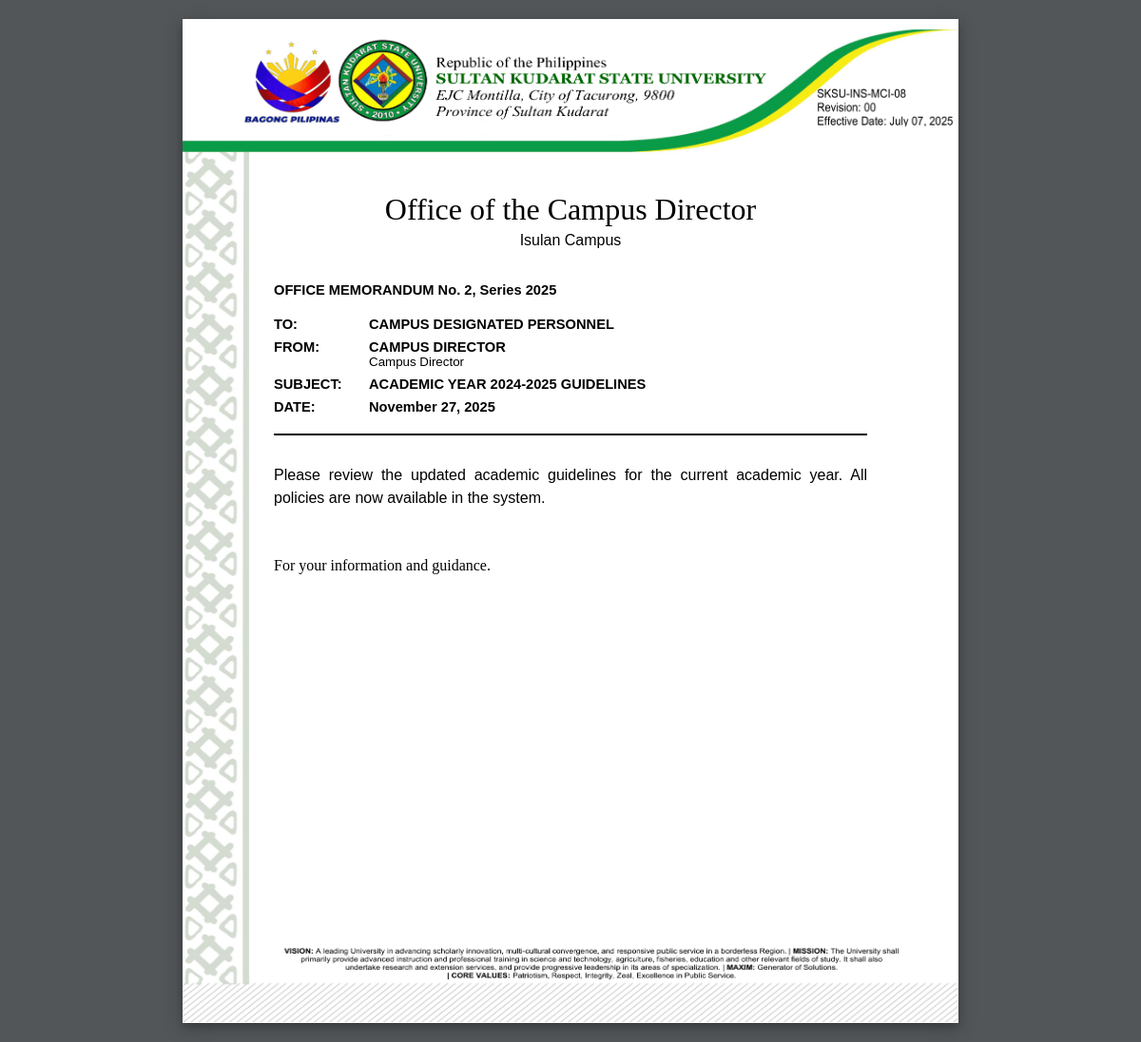
The page /view_memo.php?id=2 on the database as committed earlier.
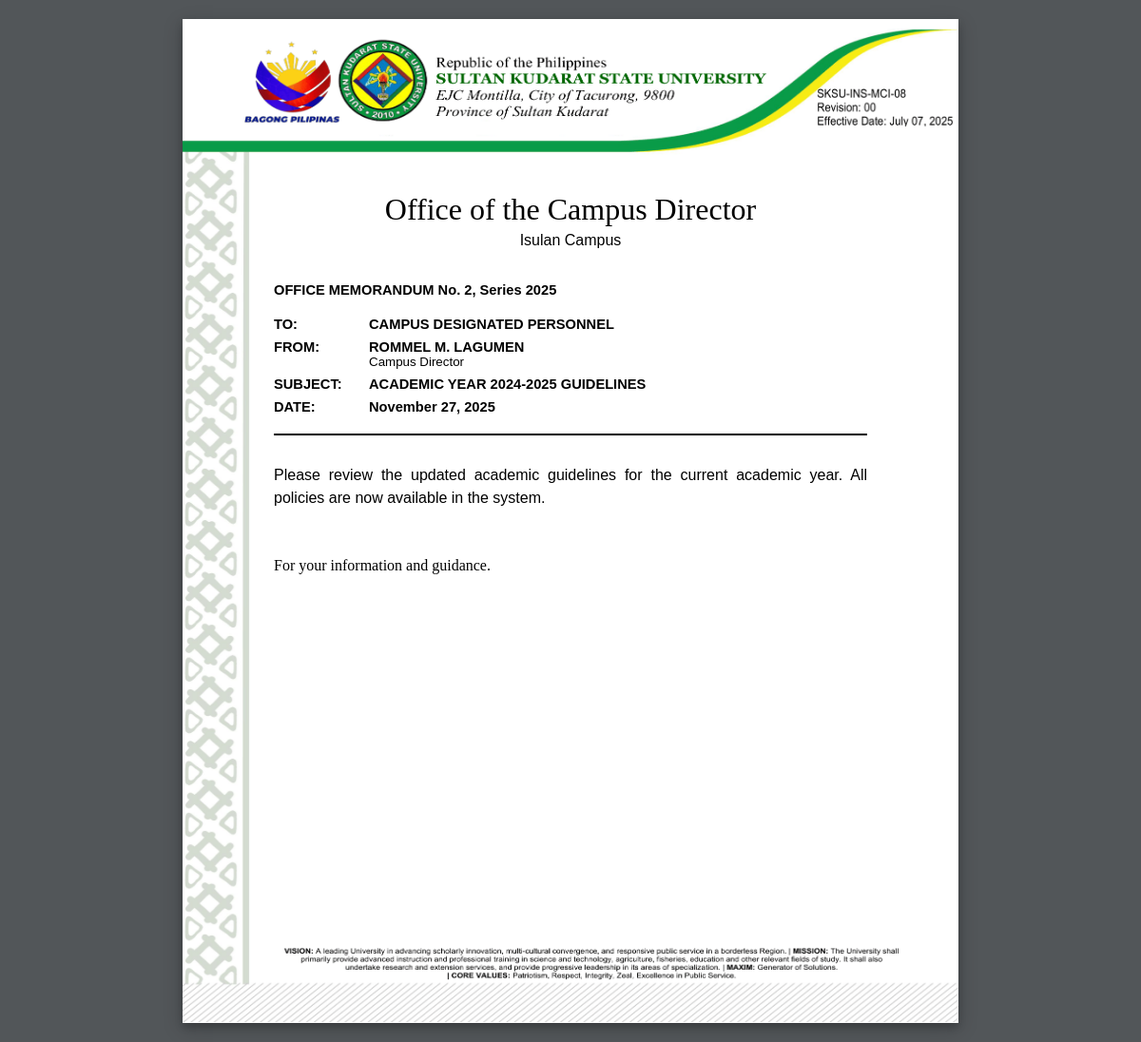
The same page on the database as committed later.
### tables this page shows
CREATE TABLE `announcements` (
  `announcement_id` int(11) NOT NULL,
  `title` varchar(255) NOT NULL,
  `content` text NOT NULL,
  `priority` enum('high','medium','low') DEFAULT 'medium',
  `target_audience` varchar(100) NOT NULL DEFAULT 'all',
  `created_by` int(11) NOT NULL,
  `created_at` timestamp NOT NULL DEFAULT current_timestamp(),
  `updated_at` timestamp NOT NULL DEFAULT current_timestamp() ON UPDATE current_timestamp(),
  `is_active` tinyint(1) DEFAULT 1
);

CREATE TABLE `users` (
  `user_id` int(11) NOT NULL,
  `username` varchar(50) NOT NULL,
  `password` varchar(255) NOT NULL,
  `full_name` varchar(100) NOT NULL,
  `role` enum('faculty','program_chair','campus_director','class') NOT NULL,
  `created_at` timestamp NOT NULL DEFAULT current_timestamp(),
  `updated_at` timestamp NOT NULL DEFAULT current_timestamp() ON UPDATE current_timestamp(),
  `is_active` tinyint(1) DEFAULT 1
);

### view_memo.php (the view, shortened to what this page needs)
<?php
$id = intval($_GET['id']);
$pdo = get_db_connection();
$stmt = $pdo->prepare("
    SELECT a.*, u.full_name as created_by_name
    FROM announcements a
    LEFT JOIN users u ON a.created_by = u.user_id
    WHERE a.announcement_id = ? AND a.is_active = TRUE
");
$stmt->execute([$id]);
$announcement = $stmt->fetch(PDO::FETCH_ASSOC);
$title = htmlspecialchars($announcement['title']);
$content = nl2br(htmlspecialchars($announcement['content']));
$authorName = $announcement['created_by_name'] ? htmlspecialchars($announcement['created_by_name']) : 'ADMINISTRATION';
$date = date('F d, Y', strtotime($announcement['created_at']));
$year = date('Y', strtotime($announcement['created_at']));
?>
<!DOCTYPE html>
<html>
<head>
</head>
<body>
    <div class="page">
        <div class="background-layer">
            <img src="assets/images/announcement.png" alt="">
        </div>
        <div class="content-wrapper">
            <div class="office-title-block">
                <div class="office-title">Office of the Campus Director</div>
                <div class="office-subtitle">Isulan Campus</div>
            </div>
            <div class="memo-info">
                <div style="font-weight: bold; margin-bottom: 20px;">OFFICE MEMORANDUM No. <?php echo $id; ?>, Series <?php echo $year; ?></div>
                <div class="memo-row"><span class="memo-label">TO:</span> <span class="memo-value">CAMPUS DESIGNATED PERSONNEL</span></div>
                <div class="memo-row"><span class="memo-label">FROM:</span> <span class="memo-value"><?php echo strtoupper($authorName); ?></span></div>
                <div class="memo-row" style="margin-left: 100px; margin-top: -8px; font-weight: normal; font-size: 10pt;">Campus Director</div>
                <div class="memo-row"><span class="memo-label">SUBJECT:</span> <span class="memo-value" style="text-transform: uppercase;"><?php echo $title; ?></span></div>
                <div class="memo-row"><span class="memo-label">DATE:</span> <span class="memo-value"><?php echo $date; ?></span></div>
            </div>
            <div class="memo-line"></div>
            <div class="content"><?php echo $content; ?></div>
            <div class="signatory">
                <p>For your information and guidance.</p>
            </div>
        </div>
    </div>
</body>
</html>

Rows that differ between the two databases and show on the page:
changed through a linked row, announcements: created_by.full_name "CAMPUS DIRECTOR" → "ROMMEL M. LAGUMEN"
